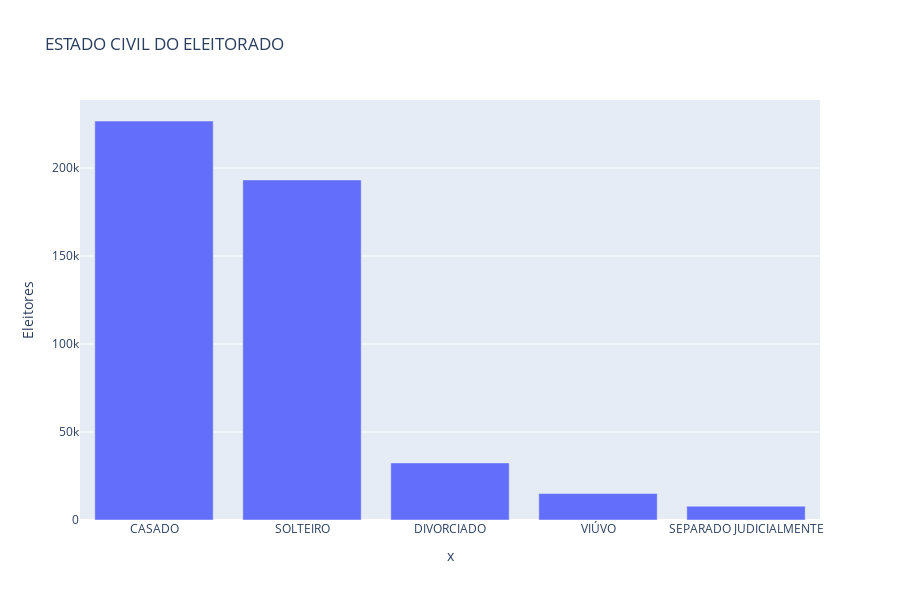

Source (notebook cell):
### Markdown cell above
### Estado Civil - Gráfico

### Code cell
sjc = df[df['NM_MUNICIPIO'] == 'SÃO JOSÉ DOS CAMPOS']
estado_civil = sjc.groupby('DS_ESTADO_CIVIL')['QT_ELEITORES_PERFIL'].sum().sort_values(ascending=False)
fig=px.bar(estado_civil, x= estado_civil.index, y=estado_civil.values,
          title="ESTADO CIVIL DO ELEITORADO", labels={'y':'Eleitores', 'DS_ESTADO_CIVIL':'Estado Civil'})

fig.show()

### Figure 1 — Plotly figure (JSON) as saved in the notebook; plotly's stock layout.template omitted (floating-point values rounded to 4 significant figures)
{"data": [{"alignmentgroup": "True", "hoverlabel": {"namelength": 0}, "hovertemplate": "x=%{x}<br>Eleitores=%{y}", "legendgroup": "", "marker": {"color": "#636efa"}, "name": "", "offsetgroup": "", "orientation": "v", "showlegend": false, "textposition": "auto", "type": "bar", "x": ["CASADO", "SOLTEIRO", "DIVORCIADO", "VIÚVO", "SEPARADO JUDICIALMENTE"], "xaxis": "x", "y": [226716, 193245, 32435, 15057, 7835], "yaxis": "y"}], "layout": {"barmode": "relative", "height": 600, "legend": {"tracegroupgap": 0}, "title": {"text": "ESTADO CIVIL DO ELEITORADO"}, "xaxis": {"anchor": "y", "domain": [0, 1], "title": {"text": "x"}}, "yaxis": {"anchor": "x", "domain": [0, 1], "title": {"text": "Eleitores"}}}}
